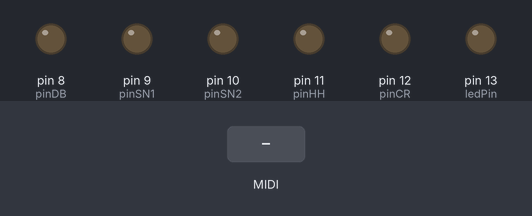
Bench run of a sketch on a simulated Arduino Uno, built with avr-gcc and run on an emulated ATmega328P. Parts: output pins drawn as LEDs (lit = HIGH). The inputs (shaded band) are chosen by the test bench. MIDI output is not drawn.

Above: at 1.2 s.
1.3 s: MIDI note 36 received
At 1.45 s:
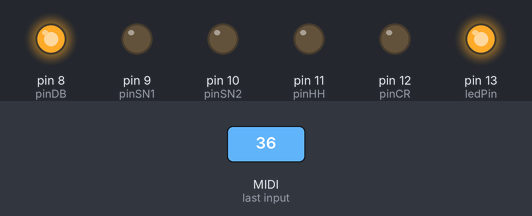
Timing chart, 0 to 4.3 s (numbered marks = the images above; inputs shaded):
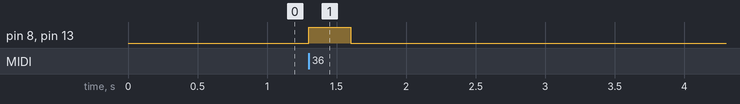

Measured:
- after the input at 1.3 s, pin 8 (pinDB), pin 13 (ledPin): LOW → HIGH at once, → LOW 0.30 s later

The sketch:

MidiSolenoidDriver.ino
```cpp
#include <MIDI.h>

int pinDB    = 8;
int pinSN1   = 9;
int pinSN2   = 10;
int pinHH    = 11;
int pinCR    = 12;
int ledPin   = 13;

const uint8_t noteDB   = 36;
const uint8_t noteSN1  = 38;
const uint8_t noteSN2  = 40;
const uint8_t noteHH   = 42;
const uint8_t noteCR   = 49;

boolean flgHH = false;

MIDI_CREATE_INSTANCE(HardwareSerial, Serial, midi1);

void setup()
{
  midi1.begin();
  midi1.turnThruOff();
  pinMode(13, OUTPUT);
  pinMode(pinDB, OUTPUT);
  pinMode(pinSN1, OUTPUT);
  pinMode(pinSN2, OUTPUT);
  pinMode(pinHH, OUTPUT);
  pinMode(pinCR, OUTPUT);
}

void loop()
{
  uint8_t code;
  uint8_t ch, data1, data2;
  ch = 1;         //Read channel set;
  if (midi1.read()) {
    midi1.setInputChannel(ch);  // Channel
    switch (midi1.getType()) {

      case midi::NoteOn:
        data1 = midi1.getData1();    // note no
        data2 = midi1.getData2();    // velocity
        aPlay((int)data1, (int)data2);
        break;

      case midi::NoteOff:
        data1 = midi1.getData1();       // note no
        aStop((int)data1);
        break;
      default:
        break;
    }
  }
}


void aPlay(int no, int ve)
{
  switch (no) {
    case noteDB:
      digitalWrite(pinDB, HIGH);
      ledOn();
      break;
    case noteSN1:
      digitalWrite(pinSN1, HIGH);
      ledOn();
      break;
    case noteSN2:
      digitalWrite(pinSN2, HIGH);
      ledOn();
      break;
    case noteHH:
      flgHH = !flgHH;
      digitalWrite(pinHH, flgHH);
      digitalWrite(ledPin, flgHH);
      break;
    case noteCR:
      digitalWrite(pinCR, HIGH);
      ledOn();
      break;
    default:
      break;
  }
}


void aStop(int no) {
  switch (no) {
    case noteDB:
      digitalWrite(pinDB, LOW);
      ledOff();
      break;
    case noteSN1:
      digitalWrite(pinSN1, LOW);
      ledOff();
      break;
    case noteSN2:
      digitalWrite(pinSN2, LOW);
      ledOff();
      break;
    case noteHH:
      // digitalWrite(pinHH, LOW);
      // ledOff();
      break;
    case noteCR:
      digitalWrite(pinCR, LOW);
      ledOff();
      break;
    default:
      break;
  }
}

void ledOn() {
  digitalWrite(ledPin, HIGH);
}

void ledOff() {
  digitalWrite(ledPin, LOW);
}

/*
NOTE 　No
G8   127
F#8  126
F8   125
E8   124
D#8  123
D8   122
C#8  121
C8   120
B7   119
A#7  118
A7   117
G#7  116
G7   115
F#7  114
F7   113
E7   112
D#7  111
D7   110
C#7  109
C7   108
B6   107
A#6  106
A6   105
G#6  104
G6   103
F#6  102
F6   101
E6   100
D#6   99
D6    98
C#6   97
C6    96
B5    95
A#5   94
A5    93
G#5   92
G5    91
F#5   90
F5    89
E5    88
D#5   87
D5    86
C#5   85
C5    84
B4    83
A#4   82
A4    81
G#4   80
G4    79
F#4   78
F4    77
E4    76
D#4   75
D4    74
C#4   73
C4    72
B3    71
A#3   70
A3    69
G#3   68
G3    67
F#3   66
F3    65
E3    64
D#3   63
D3    62
C#3   61
C3    60
B2    59
A#2   58
A2    57
G#2   56
G2    55
F#2   54
F2    53
E2    52
D#2   51
D2    50
C#2   49
C2    48
B1    47
A#1   46
A1    45
G#1   44
G1    43
F#1   42
F1    41
E1    40
D#1   39
D1    38
C#1   37
C1    36
B0    35
A#0   34
A0    33
G#0   32
G0    31
F#0   30
F0    29
E0    28
D#0   27
D0    26
C#0   25
C0    24
B-1   23
A#-1  22
A-1   21
G#-1  20
G-1   19
F#-1  18
F-1   17
E-1   16
D#-1  15
D-1   14
C#-1  13
C-1   12
B-2   11
A#-2  10
A-2    9
G#-2   8
G-2    7
F#-2   6
F-2    5
E-2    4
D#-2   3
D-2    2
C#-2   1
C-2    0

*/

// -- EOF --
```
